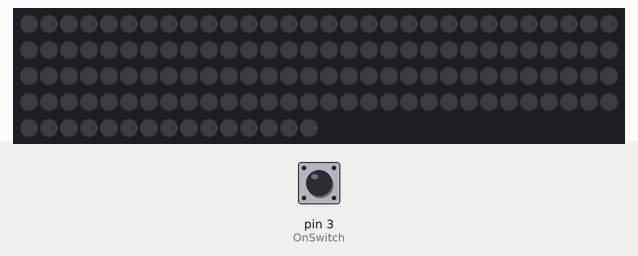
Simulated run of this sketch. Board: Arduino Uno, built with avr-gcc and run on an emulated ATmega328P. Shown: 135 RGB LEDs in strip order, left to right, continuing on the next row. The inputs (shaded band) are chosen by the test bench; at power-on: pin 3 (OnSwitch) HIGH. Dim RGB values are drawn brighter than linear.

Above: at 1.2 s.
1.3 s: pin 3 (OnSwitch) pulled LOW for 3.2 s
At 1.53 s:
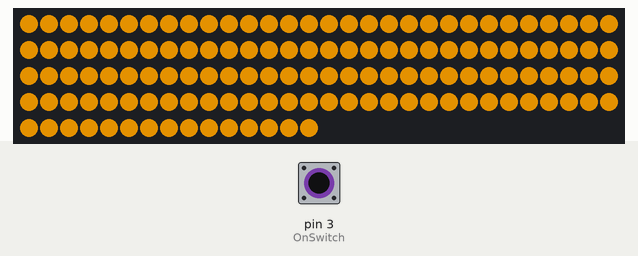
6.0 s: pin 3 (OnSwitch) driven LOW
At 6.81 s:
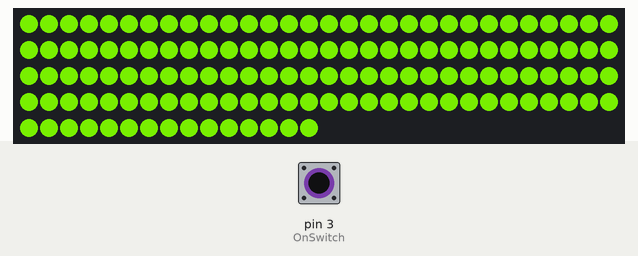
9.0 s: pin 3 (OnSwitch) driven HIGH
At 10.2 s:
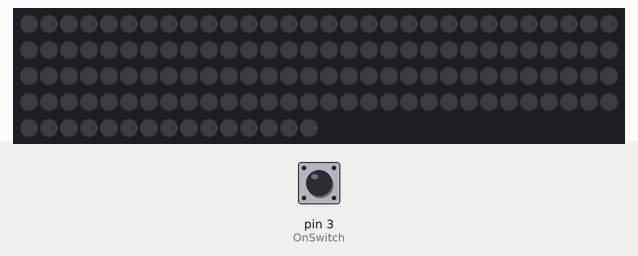
10.5 s: pin 3 (OnSwitch) driven LOW
At 11.61 s:
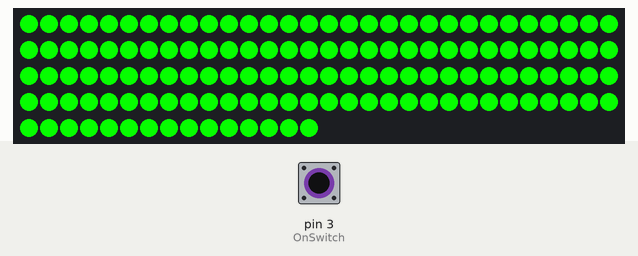
13.5 s: pin 3 (OnSwitch) pulsed HIGH 5 times (0.12 s each, 0.3 s apart)
At 16.76 s:
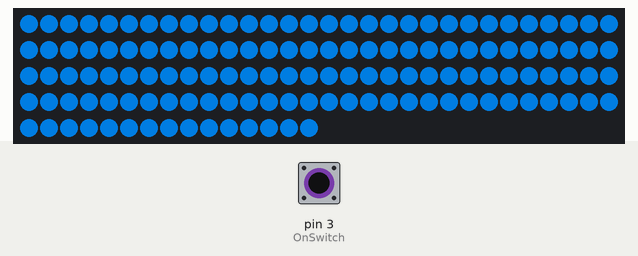

The sketch:

ruum42LEDs.ino
```cpp
#include<FastLED.h>
#define NUM_LEDS 135

int OnSwitch = 3;

static uint8_t hue;
CRGBArray<NUM_LEDS> leds;

void setup() {
  FastLED.addLeds<NEOPIXEL, 5>(leds, NUM_LEDS);
  pinMode(OnSwitch, INPUT_PULLUP);
}

void loop() {
  if (digitalRead(OnSwitch) == LOW) {
    farbe(1000, 10);
    rainbow(100, 10);
    richtng(2, 20, 4);
    richtng(5, 5, 30);
    richtng2(4, 10, 1);
    richtng2(4, 20, 80);
    richtng(4, 20, 1);
    snake(1, 30, 4);
    snake(2, 2, 80);
    snake(2, 10, 4);
    snake(4, 30, 4);
  }
  else {
    leds.fadeToBlackBy(255);
    FastLED.show();
    delay(100);
  }
}

void snake(int durchlauf, int zeit, int aus) {
  int anzahl = 0;
  do {
    ++anzahl;
    for (int i = 0; i < NUM_LEDS; i++) {
      leds.fadeToBlackBy(aus);
      leds[i] = CHSV(hue++, 255, 255);
      FastLED.show();
      if (digitalRead(OnSwitch) == HIGH) return;
      delay(zeit);
    }
  } while (anzahl < durchlauf);
}

void richtng2(int durchlauf, int zeit, int aus) {
  int anzahl = 0;
  do {
    ++anzahl;
    for (int i = 0; i < NUM_LEDS / 2; i++) {
      leds.fadeToBlackBy(aus);
      leds[i] = CHSV(hue++, 255, 255);
      leds[i + NUM_LEDS / 2] = CHSV(hue++, 255, 255);
      FastLED.show();
      if (digitalRead(OnSwitch) == HIGH) return;
      delay(zeit);
    }
  } while (anzahl < durchlauf);
}

void richtng(int durchlauf, int zeit, int aus) {
  int anzahl = 0;
  do {
    ++anzahl;
    for (int i = 0; i < NUM_LEDS / 2; i++) {
      leds.fadeToBlackBy(aus);
      leds[i] = CHSV(hue++, 255, 255);
      leds[NUM_LEDS - 5 - i] = CHSV(hue++, 255, 255);
      FastLED.show();
      if (digitalRead(OnSwitch) == HIGH) return;
      delay(zeit);
    }
  } while (anzahl < durchlauf);
}

void farbe(int durchlauf, int zeit) {
  int anzahl = 0;
  int color = 40;
  do {
    ++anzahl;
    ++color;
    for (int i = 0; i < NUM_LEDS; i++) {
      leds[i] = CHSV(color, 255, 255);
    }
    FastLED.show();
    if (digitalRead(OnSwitch) == HIGH) return;

    delay(zeit);
  } while (anzahl < durchlauf);
}

void rainbow(int durchlauf, int zeit) {
  int anzahl = 0;
  do {
    ++anzahl;
    fill_rainbow(leds, NUM_LEDS, --hue + 5, 5);
    FastLED.show();
    if (digitalRead(OnSwitch) == HIGH) return;

    delay(zeit);
  } while (anzahl < durchlauf * 10);
}
```

Measured:
- after the input at 1.3 s, the LEDs: change after 0.08 s (image 1)
- after the input at 6.0 s, the LEDs: first change after 0.05 s (image 2 shows a later state)
- after the input at 9.0 s, the LEDs: change after 0.07 s (image 3)
- after the input at 10.5 s, the LEDs: first change after 0.05 s (image 4 shows a later state)
- after the input at 13.5 s, the LEDs: first change after 0.08 s (image 5 shows a later state)
